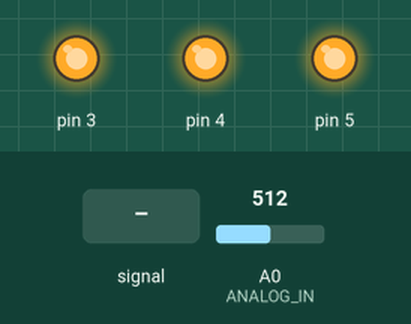
The sketch below on a simulated Arduino Uno, built with avr-gcc and run on an emulated ATmega328P. On the bench: output pins drawn as LEDs (lit = HIGH). Dashed ring = blinking. The test bench sets the inputs (shaded band); at power-on: A0 (ANALOG_IN) = 512.

Above: at 1.2 s.
1.3 s: A0 (ANALOG_IN) fed a 2 Hz sine of ±306 counts around its level
At 2.13 s:
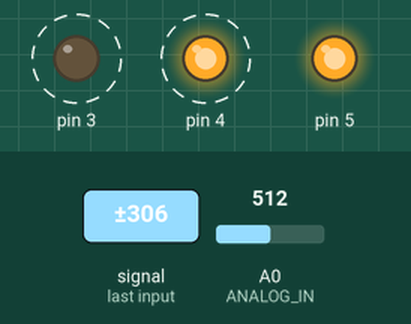
At 2.5 s:
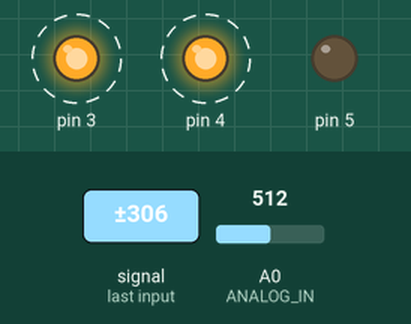
4.3 s: A0 (ANALOG_IN) set to 900
5.8 s: A0 (ANALOG_IN) set to 874
8.8 s: A0 (ANALOG_IN) set to 1023
Timing chart, 0 to 11.3 s (numbered marks = the images above; inputs shaded):
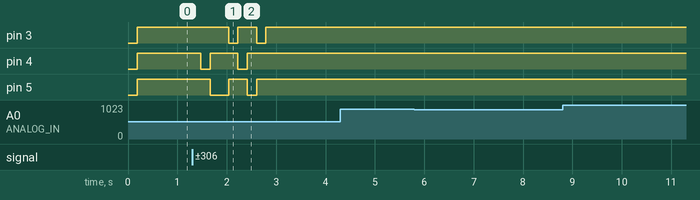

Measured:
- after the input at 1.3 s, pin 3: alternates HIGH for 0.38 s and LOW for 0.19 s, 4 changes in all, then stays HIGH, starting after 0.74 s; pin 4: alternates HIGH for 0.56 s and LOW for 0.19 s, 4 changes in all, then stays HIGH, starting after 0.17 s; pin 5: HIGH → LOW after 0.36 s, → HIGH 0.37 s later, → LOW 0.38 s later, → HIGH 0.19 s later
- after the input at 8.8 s, every drawn part: stays the same

The sketch:

strip_controll.ino
```cpp
#include "fix_fft.h"
#define ANALOG_IN A0
#define LEN_AVG 16
//Number of samples for building the average
#define SAMPLES 256
//number of samples taken of analog input for fft
int time = 0;
//------------------------------------------
char im[SAMPLES], data[SAMPLES];
//lists for samples taken from analog input for fft
int avg_list[LEN_AVG];
//list for average over  special frequency range of fft
long avg;
//average of fft over time
uint8_t k, counter;
//to remember which led is on and counter for saving average index
long ts;
//variable for timestamps, used to decide weather a fix threshold is used or the average
//==============================================================
void setup() {
  pinMode(ANALOG_IN, INPUT);
  //Analog Input
  pinMode(3, OUTPUT);
  //Configure Outputs
  pinMode(4, OUTPUT);
  pinMode(5, OUTPUT);
}
//==============================================================
void loop() {
  for (int i = 0; i < SAMPLES; i++) {
    //take 128 samples of analog input for fft
    data[i] = 2 * analogRead(ANALOG_IN);
    //write samples to data
    im[i] = 0;
    //imaginary part of data is always zero
    delayMicroseconds(14);
    //delay to see low frequencies
  }
  //------------------------------------------

  fix_fft(data, im, 7, 0);
  //FFT on data fix_fft(data, im, n, inv) data is the date given, im the imaginary part,
  //n represents the bitlength of the output, inv for 0 the fft and 1 for the inverse fft
  //------------------------------------------
  int on = 0;
  //value to write data in, the integration over low frequencys
  for (int i = 0; i < 8; i++) {
    //use only low frequencies, first 12 entries of fft
    on = on + data[i] * data[i] + im[i] * im[i];
    //calqulate square of abolute value
  }
  //-----------------------------------------
  if (on != 0) {
    avg_list[counter++] = on;
    //write in average list
  } else {
    avg_list[counter++] = avg / 2;
    //reduce the avg slowly, not remain high if the fft is zero
  }
  counter = counter % 128;
  //reset counter to stay in list

  avg = 0;
  //reset average
  //-----------------------------------------
  for (int i = 0; i < LEN_AVG; i++) {
    //iterate over average list and write it into avg
    avg = avg_list[i] + avg;
  }
  //----------------------------------------
  avg = (int)avg / (2 / 3.0 * LEN_AVG);
  //norm average to get a usefull threshold
  switch (millis() - ts < 6000) {
    //case 0 if it is on for enough time use average as theshold,
    // otherwise use a fix threshold
    case 0:
      if (on > avg) {
        //decide weather to change output
        digitalWrite(k, HIGH);
        //turn of old color
        digitalWrite((++k) % 3 + 3, LOW);
        //turn on new color
        k = k % 3 + 3;
        //remember which color is on
        delay(5);
      }
    case 1:
      if (on > 800) {
        //decide weather to change output
        digitalWrite(k, HIGH);
        //turn of old color
        digitalWrite((++k) % 3 + 3, LOW);
        //turn on new color
        k = k % 3 + 3;
        //remember which color is on
        delay(5);
      }
  }
  //norm average

  //---------------------------------------
  if (avg < 5) {
    //turn of if no music is playing
    digitalWrite(3, HIGH);
    digitalWrite(4, HIGH);
    digitalWrite(5, HIGH);
    ts = millis();
  }
  if (counter == 0) {
    time = millis();
  }
}
```
